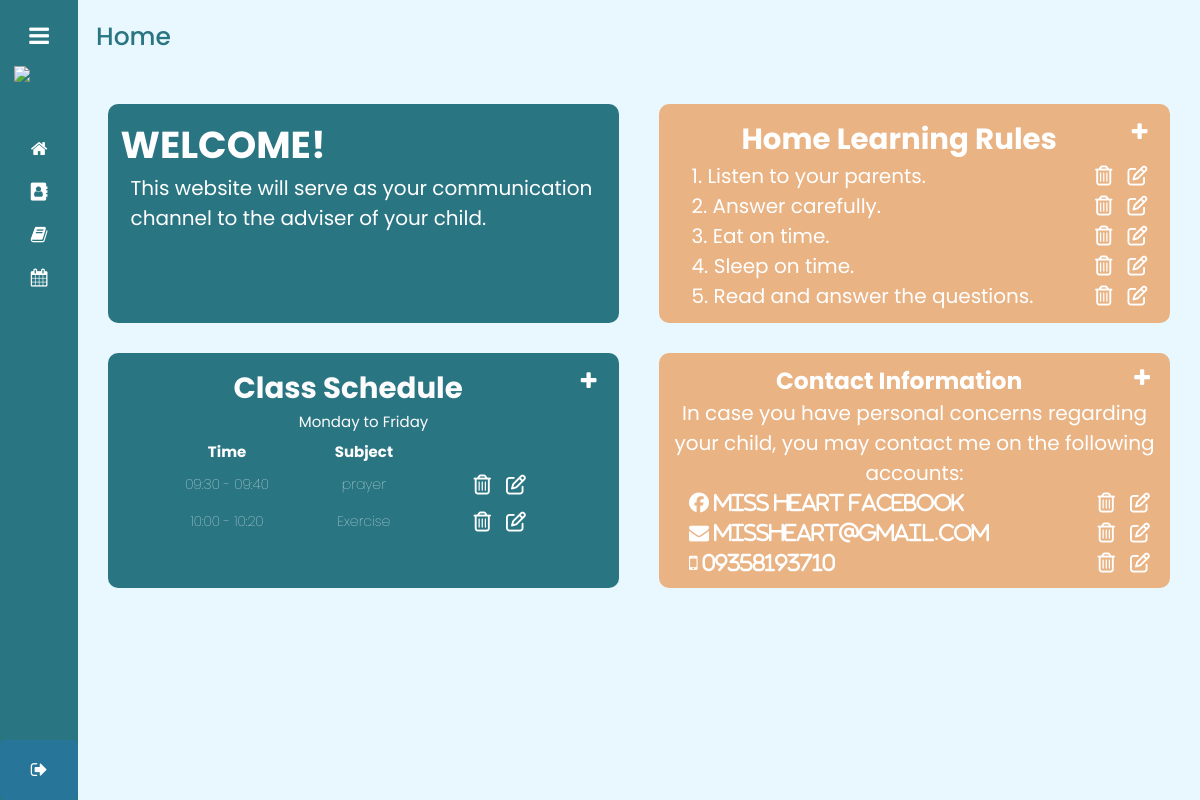
Before: /admin_home.php with the older database file.
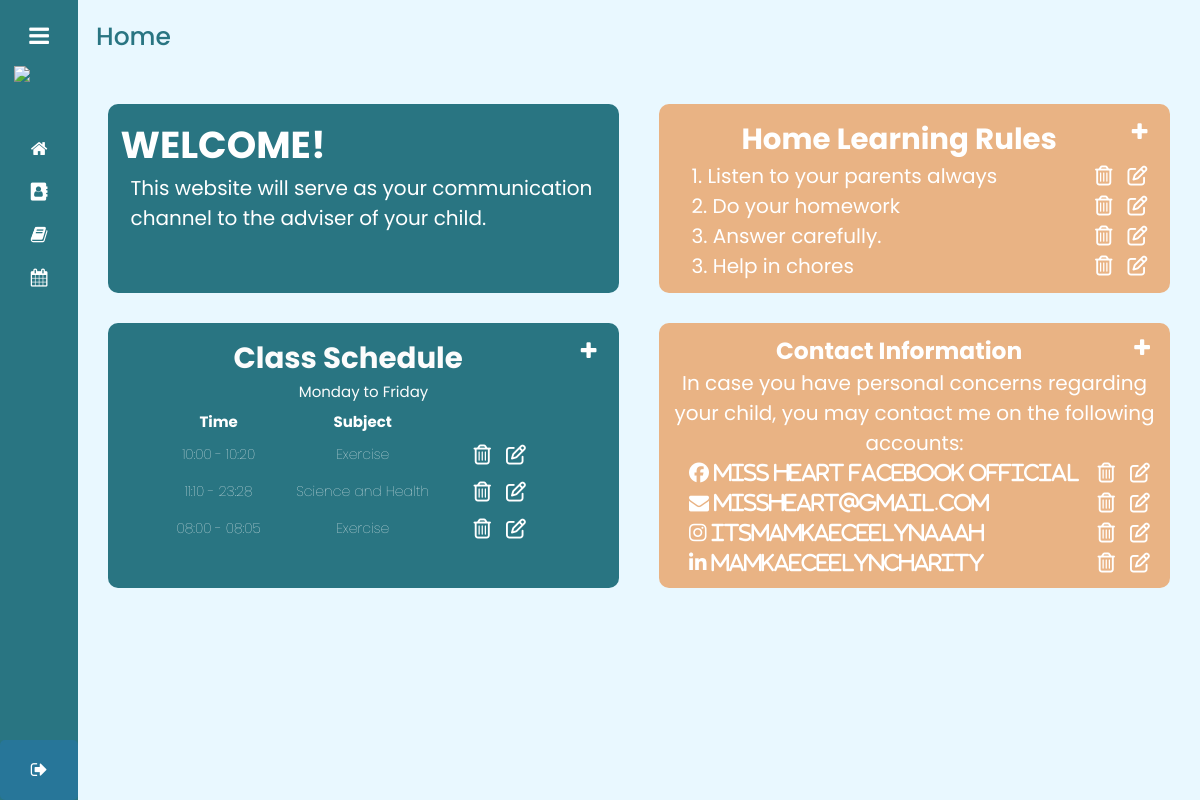
After: the same page with the newer database file.
### tables this page shows
CREATE TABLE `rule` (
  `id` int(11) NOT NULL,
  `rule` varchar(1000) NOT NULL,
  `rule_num` int(11) NOT NULL,
  `section` varchar(11) NOT NULL
);

CREATE TABLE `class_schedule` (
  `id` int(11) NOT NULL,
  `startTime` varchar(20) NOT NULL,
  `endTime` varchar(20) NOT NULL,
  `newSched` varchar(500) NOT NULL,
  `section` varchar(11) NOT NULL
);

CREATE TABLE `contacts` (
  `id` int(11) NOT NULL,
  `contactType` varchar(50) NOT NULL,
  `contactInfo` varchar(100) NOT NULL,
  `section` varchar(11) NOT NULL
);

### admin_home.php (the view, shortened to what this page needs)
<!DOCTYPE html>
<html lang="en">
<head>
  <link rel="stylesheet" href="style2.css">
  <link rel="stylesheet" href="https://cdnjs.cloudflare.com/ajax/libs/font-awesome/4.7.0/css/font-awesome.min.css">
</head>
<body>
  <div class="sidebar">
    <div class="logo_details">
      <i class="fa fa-navicon" id="btn">
      </i>
    </div>
    <img src="https://i.ibb.co/9gPHTr8/kinder-class-logo-1.png" class="website-logo">
    <ul class="nav-list">
      <li>
        <a href="admin_home.php" class="active">
          <i class="fa fa-home"></i>
        </a>
      </li>
      <li>
        <a href="admin_classList.php">
          <i class="fa fa-address-book"></i>
        </a>
      </li>
      <li>
        <a href="admin_academicResources.php">
          <i class="fa fa-book"></i>
        </a>
      </li>
      <li>
        <a href="admin_eventCalendar.php">
          <i class="fa fa-calendar"></i>
        </a>
      </li>
      <li class="profile">
        <div class="profile_details">
          <div class="profile_content">
            <div class="name">Anna Jhon</div>
            <div class="designation">Admin</div>
          </div>
        </div>
        <i class="fa fa-sign-out" id="log_out"></i>
      </li>
    </ul>
  </div>
  <section class="home-section">
      <div class="text">Home</div>
      <div class="grid auto-fit">
          <div class="container">
            <h2>WELCOME!</h2>
            <p>This website will serve as your communication
              channel to the adviser of your child.</p>
          </div>
          <div class="container2">
            <button id="addRuleBtn" class="home_button" onclick="document.getElementById('addRuleModal').style.display='block'" style="width:auto;width:auto;float:right;font-size:15px;">
            <a><i style="font-size:20px;float:right;margin-right:5px;color:#fff;" class="fa fa-plus"></i></a>
            </button>
            <h3>Home Learning Rules</h3>
                <?php
                    $conn = mysqli_connect("localhost","root","","kinder_class");
                    $rulequery = "SELECT * FROM rule
                    ORDER BY rule_num ASC";
                    $result =mysqli_query ($conn,$rulequery);;
                    while ($row = mysqli_fetch_assoc($result)) {
                ?>
            <ol class="ruleLst" id="ruleLst">
              <?php echo $row["rule_num"]?>. <?php echo $row["rule"]?>
              <button id="editRuleBtn" class="home_button" style="width:auto;float:right;font-size:15px;"><a href="admin_editRule.php?id=<?php echo $row ['id'] ?>"><i style="font-size:20px;float:right;margin-right:5px;color:#fff;" class="fa fa-edit"></i></a></button>
              <button id="deleteRuleBtn" class="home_button" style="width:auto;float:right;font-size:15px;"><a href="admin_deleteRule.php?id=<?php echo $row['id'] ?>"><i style="font-size:20px;float:right;margin-right:5px;color:#fff;" class="fa fa-trash-o"></i></a></button>
            </ol>
                  <?php
                }
              ?>
          </div>
        </div>
        <div class="grid2 auto-fit">
          <div class="container3">
            <button id="addSchedBtn" class="home_button" onclick="document.getElementById('addSchedModal').style.display='block'" style="width:auto;width:auto;float:right;font-size:15px;">
              <a><i style="font-size:20px;float:right;margin-right:5px;color:#fff;" class="fa fa-plus"></i></a>
            </button>
            <h3>Class Schedule</h3>
            <h4>Monday to Friday</h4>
            <div class="sched-data">
              <table class=schedTb>
                <thead>
                  <tr>
                    <td><span>Time</span></td>
                    <td><span>Subject</span></td>
                  </tr>
                </thead>
                 <?php
                    $conn3 = mysqli_connect("localhost","root","","kinder_class");
                    $schedquery = "SELECT * FROM class_schedule
                    ORDER BY id ASC";
                    $result2 =mysqli_query ($conn3,$schedquery);;
                    while ($row = mysqli_fetch_assoc($result2)) {
                  ?>
                  <tbody>
                      <td><?php echo $row["startTime"]?> - <?php echo $row["endTime"]?></td>
                      <td><?php echo $row["newSched"]?></td>
                      <td>
                      <button id="editSchedBtn" class="home_button" style="width:auto;float:right;font-size:15px;"><a href="admin_editSched.php?id=<?php echo $row ['id'] ?>"><i style="font-size:20px;float:right;margin-right:5px;color:#fff;" class="fa fa-edit"></i></a></button>
                      <button id="deleteSchedBtn" class="home_button" style="width:auto;float:right;font-size:15px;"><a href="admin_deleteSched.php?id=<?php echo $row['id'] ?>"><i style="font-size:20px;float:right;margin-right:5px;color:#fff;" class="fa fa-trash-o"></i></a></button>
                      </td>
                  </tbody>
                      <?php
                     }
                      ?>
              </table>
            </div>
          </div>
          <div class="container4">
            <button id="addContactBtn" class="home_button" onclick="document.getElementById('addContactModal').style.display='block'" style="width:auto;width:auto;float:right;font-size:15px;">
              <a><i style="font-size:20px;float:right;margin-right:5px;color:#fff;" class="fa fa-plus"></i></a>
            </button>
            <h3>Contact Information</h3>
            <p>In case you have personal concerns regarding your child, you may
              contact me on the following accounts:
            </p>
                  <?php
                    $conn3 = mysqli_connect("localhost","root","","kinder_class");
                    $schedquery = "SELECT * FROM contacts
                    ORDER BY id ASC";
                    $result2 =mysqli_query ($conn3,$schedquery);;
                    while ($row = mysqli_fetch_assoc($result2)) {
                  ?>
                      <ol class="contactLst" id="ruleLst">
                      <i class="fa fa-<?php echo $row["contactType"]?>"> <?php echo $row["contactInfo"]?></i>
                      <button id="editContactBtn" class="home_button" style="width:auto;float:right;font-size:15px;"><a href="admin_editContact.php?id=<?php echo $row ['id'] ?>"><i style="font-size:20px;float:right;margin-right:5px;color:#fff;" class="fa fa-edit"></i></a></button>
                      <button id="deleteContactBtn" class="home_button" style="width:auto;float:right;font-size:15px;"><a href="admin_deleteContact.php?id=<?php echo $row['id'] ?>"><i style="font-size:20px;float:right;margin-right:5px;color:#fff;" class="fa fa-trash-o"></i></a></button>
                      </ol>
                  <?php
                     }
                  ?>
          </div>
      </div>
  </section>
</body>
</html>

### admin_home.php (style rules this page uses)
.website-logo { width: 50px; display: flex; align-items: center; position: relative; transition: all .5s ease; }

Changed rows visible on the page:
removed rule: rule_num "3", rule "Eat on time."
removed rule: rule_num "4", rule "Sleep on time."
removed rule: rule_num "5", rule "Read and answer the questions."
removed class_schedule: startTime "09:30", endTime "09:40", newSched "prayer"
removed contacts: contactInfo "09358193710"
changed rule: rule "Listen to your parents." → "Listen to your parents always"
added rule: rule_num "2", rule "Do your homework"
changed rule "Answer carefully.": rule_num "2" → "3"
added rule: rule_num "3", rule "Help in chores"
added class_schedule: startTime "11:10", endTime "23:28", newSched "Science and Health"
added class_schedule: startTime "08:00", endTime "08:05", newSched "Exercise"
changed contacts: contactInfo "Miss Heart Facebook" → "Miss Heart Facebook Official"
added contacts: contactInfo "itsmamkaeceelynaaah"
added contacts: contactInfo "mamkaeceelyncharity"
